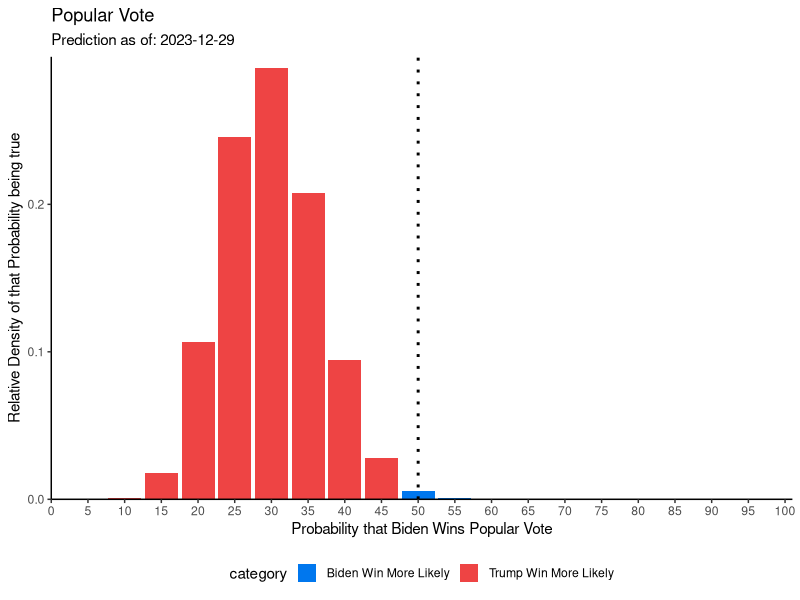
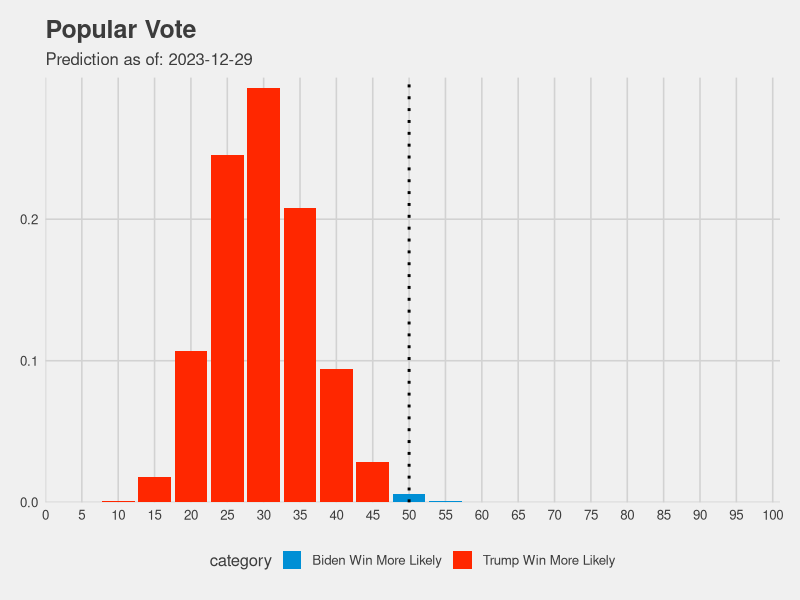
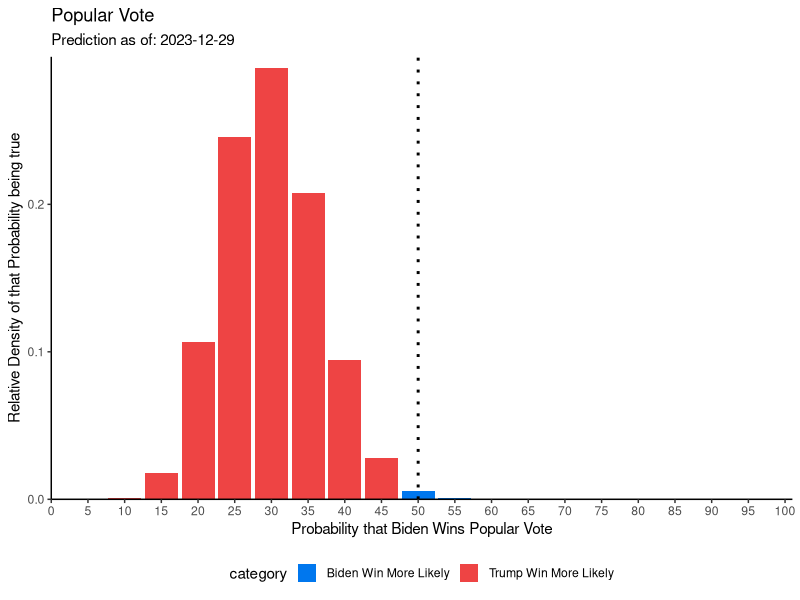

The R source for these figures, in order:
library(data.table)
library(ggplot2)
library(ggthemes)

data <- data.table(p=c(0:20)/20)
w = 12.71865
l =	31.07562

date <- "2023-12-29"


data$density <- data$p**w*(1-data$p)**l# * factorial(w+l+1)/(factorial(w)*factorial(l))
data$density <- data$density / sum(data$density)
data$category <- fifelse(data$p < 0.5, "Trump Win More Likely", "Biden Win More Likely")
data$category <- as.character(data$category)

# max value
# data[order(-ways)][1,1]

# plotting
ggplot(data, aes(x=as.integer(p*100), y=density))+
  geom_col(aes(fill=category), size=1.5)+
  scale_fill_manual(values=c(
    "Trump Win More Likely"="#ee4444",
    "Biden Win More Likely"="#0077ee"
  ))+
  #geom_vline(xintercept = as.numeric(data[order(-density)][1,1]), linetype="dotted", color="#666666", size=1)+
  geom_vline(xintercept = 50, color="#000000", size=1, linetype="dotted")+
  theme_bw()+
  xlab("Probability that Biden Wins Popular Vote")+
  ylab("Relative Density of that Probability being true")+
  theme(legend.position = "bottom")+
  scale_x_continuous(breaks=seq(0,100,5),expand = c(0,0), limits=c(0,101))+
  scale_y_continuous(expand=c(0,0), limits=c(0,0.3))+
  theme(axis.line = element_line(color='black'),
        plot.background = element_blank(),
        panel.grid.major = element_blank(),
        panel.grid.minor = element_blank(),
        panel.border = element_blank())+
  labs(title="Popular Vote", subtitles=paste("Prediction as of:",date))

ggsave(paste0("popular vote ", date, ".png"))
















## other themes
# plotting
ggplot(data, aes(x=as.integer(p*100), y=density))+
  geom_col(aes(fill=category), size=1.5)+
  #geom_vline(xintercept = as.numeric(data[order(-density)][1,1]), linetype="dotted", color="#666666", size=1)+
  geom_vline(xintercept = 50, color="#000000", size=1, linetype="dotted")+
  theme_fivethirtyeight()+
  scale_fill_fivethirtyeight()+
  xlab("Probability that Biden Wins Popular Vote")+
  ylab("Relative Density of that Probability being true")+
  theme(legend.position = "bottom")+
  scale_x_continuous(breaks=seq(0,100,5),expand = c(0,0), limits=c(0,101))+
  scale_y_continuous(expand=c(0,0), limits=c(0,0.3))+
  #theme(axis.line = element_line(color='black'),
  #      plot.background = element_blank(),
  #      panel.grid.major = element_blank(),
  #      panel.grid.minor = element_blank(),
  #      panel.border = element_blank())+
  labs(title="Popular Vote", subtitles=paste("Prediction as of:",date))
